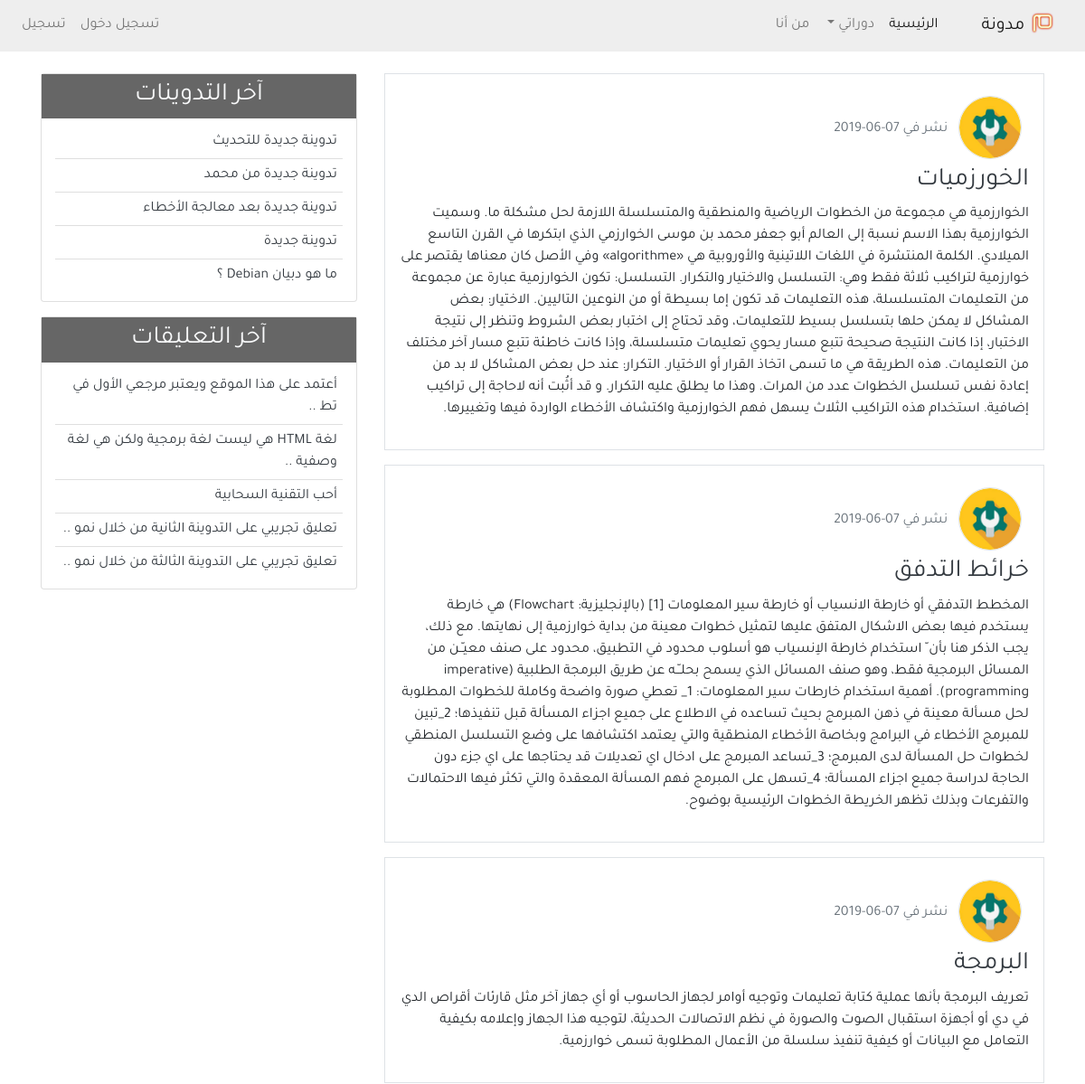
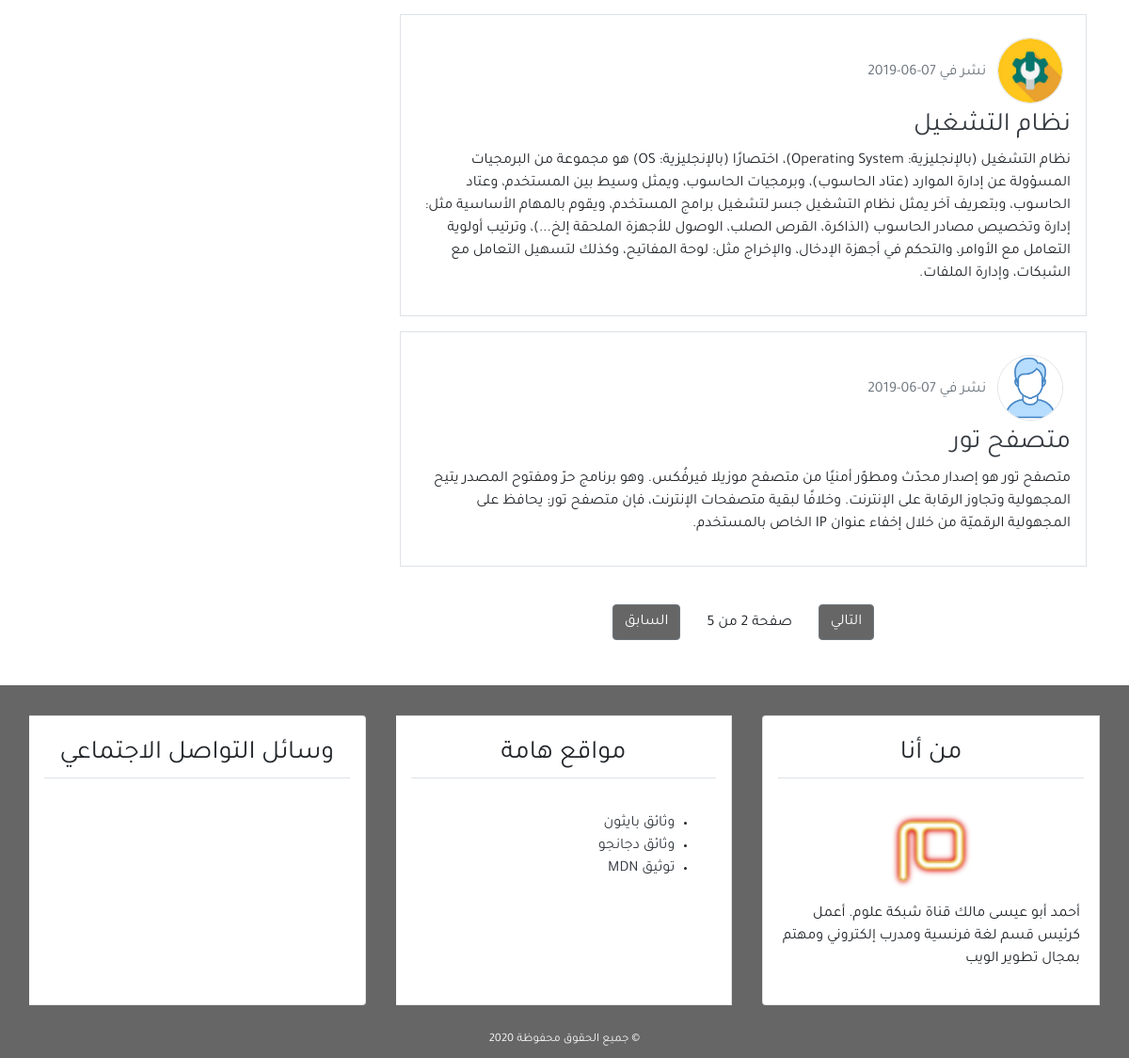
Screenshot of /?page=2 with the database file from the repository (2 pictures, top to bottom).
### blog/models.py (models this page shows, shortened)
class Post(models.Model):
    title = models.CharField(max_length=100)
    content = models.TextField()
    post_date = models.DateTimeField(default=timezone.now)
    post_update = models.DateTimeField(auto_now=True)
    author = models.ForeignKey(User, on_delete=models.CASCADE)
    class Meta:
        ordering = ('-post_date', )

class Comment(models.Model):
    name = models.CharField(max_length=50, verbose_name='الاسم')
    email = models.EmailField(verbose_name='البريد الإلكتروني')
    body = models.TextField(verbose_name='التعليق')
    comment_date = models.DateTimeField(auto_now_add=True)
    active = models.BooleanField(default=False)
    post = models.ForeignKey(
        Post, on_delete=models.CASCADE, related_name='comments')
    class Meta:
        ordering = ('-comment_date',)

### user/models.py (models this page shows, shortened)
class Profile(models.Model):
    image = models.ImageField(default='default.jpg', upload_to='profile_pics')
    user = models.OneToOneField(User, on_delete=models.CASCADE)

### blog/views.py (the view)
# urls.py: path('', views.home, name='home'),
def home(request):
    posts = Post.objects.all()
    paginator = Paginator(posts, 5)
    page = request.GET.get('page')
    try:
        posts = paginator.page(page)
    except PageNotAnInteger:
        posts = paginator.page(1)
    except EmptyPage:
        posts = paginator.page(paginator.num_page)
    context = {
        'title': 'الصفحة الرئيسية',
        'posts': posts,
        'page': page,
    }
    return render(request, 'blog/index.html', context)

### blog/templatetags/post_tag.py (called while the page is built)
@register.inclusion_tag('blog/latest_posts.html')
def latest_posts():
    context = {
        'l_posts': Post.objects.all()[0:5],
    }
    return context

@register.inclusion_tag('blog/latest_comments.html')
def latest_comments():
    context = {
        'l_comments': Comment.objects.filter(active=True)[:5],
    }
    return context

### blog/templates/blog/index.html (shortened to what this page needs)
{% extends 'blog/base.html' %}
{% block content %}
{% for post in posts %}
<div class="border p-3 mb-3">
    <img class="img-fluid rounded-circle border m-2" style="width: 70px; height:70px;"
        src="{{post.author.profile.image.url}}" alt="صورة الناشر">
    <span class="text-secondary">نشر في {{post.post_date|date:'d-m-Y'}}</span>
    <h3><a class="text-dark" href="{% url 'detail' post.id %}">{{post.title}}</a></h3>
    <p>{{post.content}}</p>
</div>
{% empty %}
<div class="border p-3 mb-3">
    <h3>لا يوجد تدوينات، إذا كان لديك حساب مسجل من قبل يمكنك <a href="{% url 'login' %}">تسجيل الدخول</a> والقيام بنشر
        أول تدوينة في الموقع.</h3>
</div>
{% endfor %}
{% include 'blog/pagination.html' with page=posts %}
{% endblock content %}

### blog/templates/blog/latest_posts.html
<ul class="list-group-flush latest-post">
    {% for post in l_posts %}
    <li class="list-group-item latest-post-item">
        <a class="text-dark" href="{% url 'detail' post.id %}">{{post.title}}</a>
    </li>
    {% empty %}
    <li class="list-group-item latest-post-item">لا يوجد تدوينات</li>
    {% endfor %}
</ul>

### blog/templates/blog/latest_comments.html
<ul class="list-group-flush latest-comment">
    {% for comment in l_comments %}
    <li class="list-group-item latest-comment-item">
        <a class="text-dark" href="{% url 'detail' comment.post.id %}">
            {% if comment.body|length > 40 %}
            {{comment.body|slice:'45'}} ..
            {% else %}
            {{comment.body}}
            {% endif %}
        </a>
    </li>
    {% empty %}
    <li class="list-group-item latest-comment-item">لا يوجد تعليقات</li>
    {% endfor %}
</ul>

### blog/static/blog/css/main.css (style rules this page uses)
html, body { direction: rtl; text-align: right; }
body { font-family: 'Tajawal', sans-serif; }
.latest-post, .latest-comment { padding: 0 15px; }
.latest-post .latest-post-item, .latest-comment .latest-comment-item { padding: 6px; }
.latest-post li:first-child, .latest-comment li:first-child { border-top: 0; }
.latest-post li:last-child, .latest-comment li:last-child { border-bottom: 0; padding-bottom: 0; }

### rows the page displays
Post: author.profile.image (picture), post_date "07-06-2019", title "الخورزميات", content "الخوارزمية هي مجموعة من الخطوات الرياضية والمنطقية والمتسلسلة اللازمة لحل مشكلة ما. وسميت الخوارزمية بهذا الاسم نسبة إلى العالم أبو جعفر محمد بن موسى الخوارزمي الذي ابتكرها في القرن التاسع الميلادي. الكلمة المنتشرة في اللغات اللاتينية والأوروبية هي «algorithme» وفي الأصل كان معناها يقتصر على خوارزمية لتراكيب ثلاثة فقط وهي: التسلسل والاختيار والتكرار. التسلسل: تكون الخوارزمية عبارة عن مجموعة من التعليمات المتسلسلة، هذه التعليمات قد تكون إما بسيطة أو من النوعين التاليين. الاختيار: بعض المشاكل لا يمكن حلها بتسلسل بسيط للتعليمات، وقد تحتاج إلى اختبار بعض الشروط وتنظر إلى نتيجة الاختبار، إذا كانت النتيجة صحيحة تتبع مسار يحوي تعليمات متسلسلة، وإذا كانت خاطئة تتبع مسار آخر مختلف من التعليمات. هذه…"
Post: author.profile.image (picture), post_date "07-06-2019", title "خرائط التدفق", content "المخطط التدفقي أو خارطة الانسياب أو خارطة سير المعلومات [1] (بالإنجليزية: Flowchart) هي خارطة يستخدم فيها بعض الاشكال المتفق عليها لتمثيل خطوات معينة من بداية خوارزمية إلى نهايتها. مع ذلك، يجب الذكر هنا بأن ّ استخدام خارطة الاِنسياب هو أسلوب محدود في التطبيق، محدود على صنف معيـّـن من المسائل البرمجية فقط، وهو صنف المسائل الذي يسمح بحلــّـه عن طريق البرمجة الطلبية (imperative programming). أهمية استخدام خارطات سير المعلومات: 1_ تعطي صورة واضحة وكاملة للخطوات المطلوبة لحل مسألة معينة في ذهن المبرمج بحيث تساعده في الاطلاع على جميع اجزاء المسألة قبل تنفيذها؛ 2_تبين للمبرمج الأخطاء في البرامج وبخاصة الأخطاء المنطقية والتي يعتمد اكتشافها على وضع التسلسل المنطقي لخطوات حل المسألة لدى المبرمج؛…"
Post: author.profile.image (picture), post_date "07-06-2019", title "البرمجة", content "تعريف البرمجة بأنها عملية كتابة تعليمات وتوجيه أوامر لجهاز الحاسوب أو أي جهاز آخر مثل قارئات أقراص الدي في دي أو أجهزة استقبال الصوت والصورة في نظم الاتصالات الحديثة، لتوجيه هذا الجهاز وإعلامه بكيفية التعامل مع البيانات أو كيفية تنفيذ سلسلة من الأعمال المطلوبة تسمى خوارزمية."
Post: author.profile.image (picture), post_date "07-06-2019", title "نظام التشغيل", content "نظام التشغيل (بالإنجليزية: Operating System)، اختصارًا (بالإنجليزية: OS) هو مجموعة من البرمجيات المسؤولة عن إدارة الموارد (عتاد الحاسوب)، وبرمجيات الحاسوب، ويمثل وسيط بين المستخدم، وعتاد الحاسوب، وبتعريف آخر يمثل نظام التشغيل جسر لتشغيل برامج المستخدم، ويقوم بالمهام الأساسية مثل: إدارة وتخصيص مصادر الحاسوب (الذاكرة، القرص الصلب، الوصول للأجهزة الملحقة إلخ...)، وترتيب أولوية التعامل مع الأوامر، والتحكم في أجهزة الإدخال، والإخراج مثل: لوحة المفاتيح، وكذلك لتسهيل التعامل مع الشبكات، وإدارة الملفات."
Post: author.profile.image (placeholder picture), post_date "07-06-2019", title "متصفح تور", content "متصفح تور هو إصدار محدّث ومطوّر أمنيًا من متصفح موزيلا فيرفُكس. وهو برنامج حرّ ومفتوح المصدر يتيح المجهولية وتجاوز الرقابة على الإنترنت. وخلافًا لبقية متصفحات الإنترنت، فإن متصفح تور: يحافظ على المجهولية الرقميّة من خلال إخفاء عنوان IP الخاص بالمستخدم."
Post: title "تدوينة جديدة للتحديث"
Post: title "تدوينة جديدة من محمد"
Post: title "تدوينة جديدة بعد معالجة الأخطاء"
Post: title "تدوينة جديدة"
Post: title "ما هو دبيان Debian ؟"
Comment: body "أعتمد على هذا الموقع ويعتبر مرجعي الأول في تط"
Comment: body "لغة HTML هي ليست لغة برمجية ولكن هي لغة وصفية"
Comment: body "أحب التقنية السحابية"
Comment: body "تعليق تجريبي على التدوينة الثانية من خلال نمو"
Comment: body "تعليق تجريبي على التدوينة الثالثة من خلال نمو"

### other values shown
{{ page.paginator.num_pages }} "5"
